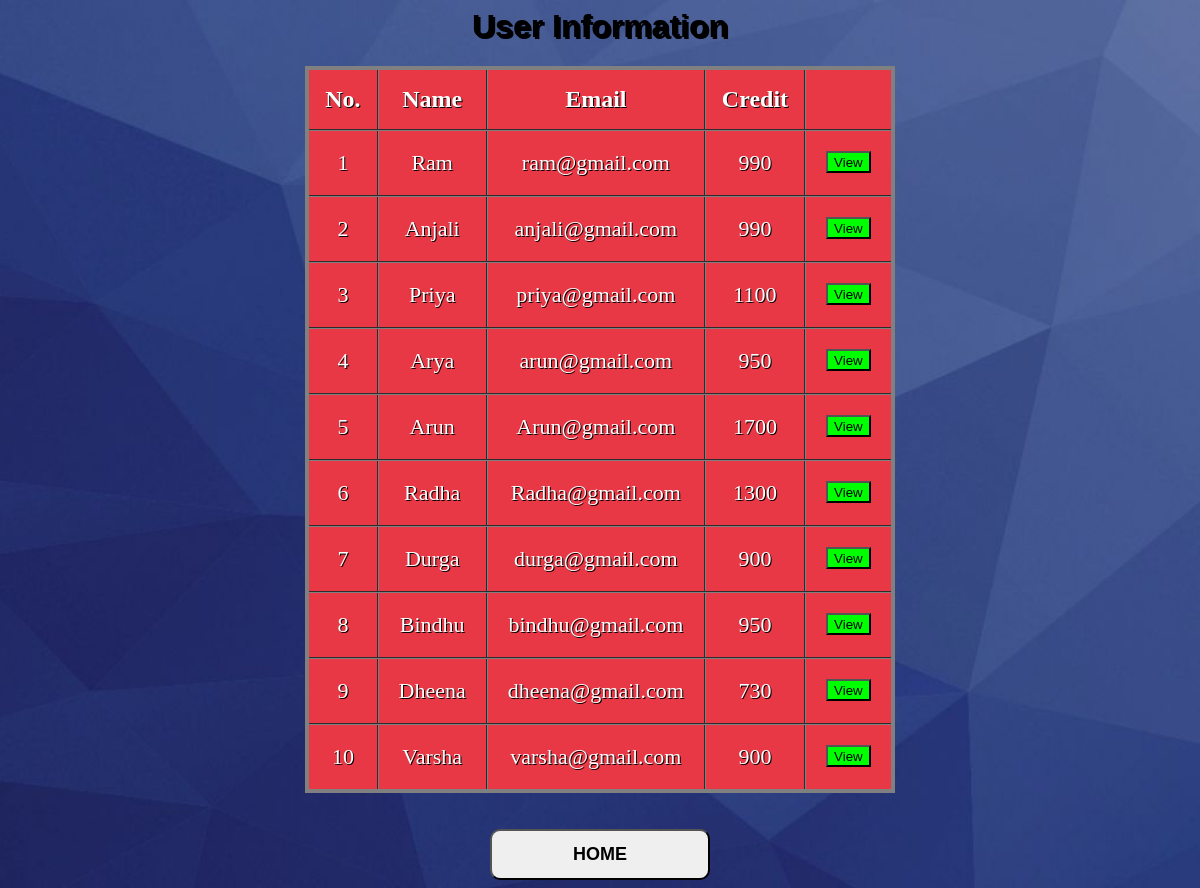
The app's page /getdetail.php with its own data.
### tables this page shows
CREATE TABLE `users` (
  `name` varchar(50) NOT NULL,
  `email` varchar(50) NOT NULL,
  `amount` double DEFAULT NULL
);

### getdetail.php (the view, shortened to what this page needs)
<?php
$con=mysqli_connect('localhost','root','','banking_system');
$q="select * from users ";
$result=mysqli_query($con,$q);
?>
<html>
<head>
   <link rel="stylesheet" href="button.css">
</head>
<body>
	<h1 style="color:#000000;text-shadow: 2px 2px black;">User Information</h1>
    <table class="flat-table-1">
		<thead>
			<th>No.</th>
			<th>Name</th>
			<th>Email</th>
			<th>Credit</th>
			<th></th>
		</thead>
		<tbody>
		<tr>
			<?php
				$row=mysqli_fetch_array($result);
			?>
			<td> 1</td>
			<td><?php echo  $row["name"]; ?></td>
			<td><?php echo  $row["email"]; ?></td>
			<td><?php echo  $row["amount"]; ?></td>
			<td>
				<form action="user.php" method="post"  class="view">
					<button class="button1" type="submit" name="name" value="Ram">View</button>
				</form>
			</td>
		</tr>
		<tr>
			<?php
				$row=mysqli_fetch_array($result);
			?>
			<td> 2</td>
			<td><?php echo  $row["name"]; ?></td>
			<td><?php echo  $row["email"]; ?></td>
			<td><?php echo  $row["amount"]; ?></td>
			<td>
				<form action="user.php" method="post" class="view">
					<button class="button1" type="submit" name="name" value="Anjali">View</button>
				</form>
			</td>
		</tr>
        <tr>
			<?php
				$row=mysqli_fetch_array($result);
			?>
			<td> 3</td>
			<td><?php echo  $row["name"]; ?></td>
			<td><?php echo  $row["email"]; ?></td>
			<td><?php echo  $row["amount"]; ?></td>
			<td>
				<form action="user.php" method="post" class="view">
					<button class="button1" type="submit" name="name" value="Priya">View</button>
				</form>
			</td>
		</tr>
        <tr>
			<?php
				$row=mysqli_fetch_array($result);
			?>
			<td> 4</td>
			<td><?php echo  $row["name"]; ?></td>
			<td><?php echo  $row["email"]; ?></td>
			<td><?php echo  $row["amount"]; ?></td>
			<td>
				<form action="user.php" method="post" class="view">
					<button class="button1" type="submit" name="name" value="Arya">View</button>
				</form>
			</td>
        </tr>
        <tr>
			<?php
				$row=mysqli_fetch_array($result);
			?>
			<td> 5</td>
			<td><?php echo  $row["name"]; ?></td>
			<td><?php echo  $row["email"]; ?></td>
			<td><?php echo  $row["amount"]; ?></td>
			<td>
				<form action="user.php" method="post" class="view">
					<button class="button1" type="submit" name="name" value="Arun">View</button>
				</form>
			</td>
		</tr>
        <tr>
			<?php
				$row=mysqli_fetch_array($result);
			?>
			<td> 6</td>
			<td><?php echo  $row["name"]; ?></td>
			<td><?php echo  $row["email"]; ?></td>
			<td><?php echo  $row["amount"]; ?></td>
			<td>
				<form action="user.php" method="post" class="view">
					<button class="button1" type="submit" name="name" value="Radha">View</button>
				</form>
			</td>
        </tr>
        <tr>
			<?php
				$row=mysqli_fetch_array($result);
			?>
			<td> 7</td>
			<td><?php echo  $row["name"]; ?></td>
			<td><?php echo  $row["email"]; ?></td>
			<td><?php echo  $row["amount"]; ?></td>
			<td>
				<form action="user.php" method="post" class="view">
					<button class="button1"type="submit" name="name" value="Durga">View</button>
				</form>
			</td>
		</tr>
        <tr>
			<?php
				$row=mysqli_fetch_array($result);
			?>
			<td> 8</td>
			<td><?php echo  $row["name"]; ?></td>
			<td><?php echo  $row["email"]; ?></td>
			<td><?php echo  $row["amount"]; ?></td>
			<td>
				<form action="user.php" method="post" class="view">
					<button class="button1"type="submit" name="name" value="Bindhu">View</button>
				</form>
			</td>
		</tr>
        <tr>
			<?php
				$row=mysqli_fetch_array($result);
			?>
			<td> 9</td>
			<td><?php echo  $row["name"]; ?></td>
			<td><?php echo  $row["email"]; ?></td>
			<td><?php echo  $row["amount"]; ?></td>
			<td>
				<form action="user.php" method="post" class="view">
					<button class="button1"type="submit" name="name" value="Dheena">View</button>
				</form>
			</td>
        </tr>
        <tr>
			<?php
				$row=mysqli_fetch_array($result);
			?>
			<td> 10</td>
			<td><?php echo  $row["name"]; ?></td>
			<td><?php echo  $row["email"]; ?></td>
			<td><?php echo  $row["amount"]; ?></td>
			<td>
				<form action="user.php" method="post" class="view">
					<button class="button1"type="submit" name="name" value="Varsha">View</button>
				</form>
			</td>
		</tr>
		</tbody>
	</table><br><br>
<div class="buttons">
	<a href="index.php">
    <button class="glow-on-hover" style="
    font-weight: bold;">HOME</button>
	</a>
</div>
</body>
</html>

### button.css (style rules this page uses)
.glow-on-hover { width: 220px; height: 51px; outline: none; font-size:18px; overflow: hidden; cursor: pointer; position: relative; z-index: 0; border-radius: 10px; }
.glow-on-hover:before { content: ''; position: absolute; top: -2px; left:-2px; background-size: 400%; z-index: -1; filter: blur(5px); width: calc(100% + 4px); height: calc(100% + 4px); opacity: 0; border-radius: 10px; }

### getdetail.php (style rules this page uses)
body { text-align:center; }
.flat-table-1 { background: #e83845; }
h1 { font-family: Arial, Times, serif; }
table { text-align:center; margin-left: auto; margin-right: auto; border:4px solid gray; border-collapse:collapse; }
th { color:#ffffff; font-size:24px; padding:16px; }
td { text-align:center; font-size:22px; color: #ffffff; padding: 0px 20px 0px 20px; }
tr { transition: background 0.3s, box-shadow 0.3s; }
th,td { border-collapse:collapse; border:2px groove gray; text-shadow: 1px 1px black; }
.button1 { background-color:lime; text-align:center; padding-top:2px; }
.view { top:50%; padding-top:20px; text-align:center; }
body { background-image:url("cd.jpg"); background-position: center; background-repeat: no-repeat; background-size: cover; }

### records on screen
users: name "Ram", email "ram@gmail.com", amount "990"
users: name "Anjali", email "anjali@gmail.com", amount "990"
users: name "Priya", email "priya@gmail.com", amount "1100"
users: name "Arya", email "arun@gmail.com", amount "950"
users: name "Arun", email "Arun@gmail.com", amount "1700"
users: name "Radha", email "Radha@gmail.com", amount "1300"
users: name "Durga", email "durga@gmail.com", amount "900"
users: name "Bindhu", email "bindhu@gmail.com", amount "950"
users: name "Dheena", email "dheena@gmail.com", amount "730"
users: name "Varsha", email "varsha@gmail.com", amount "900"
